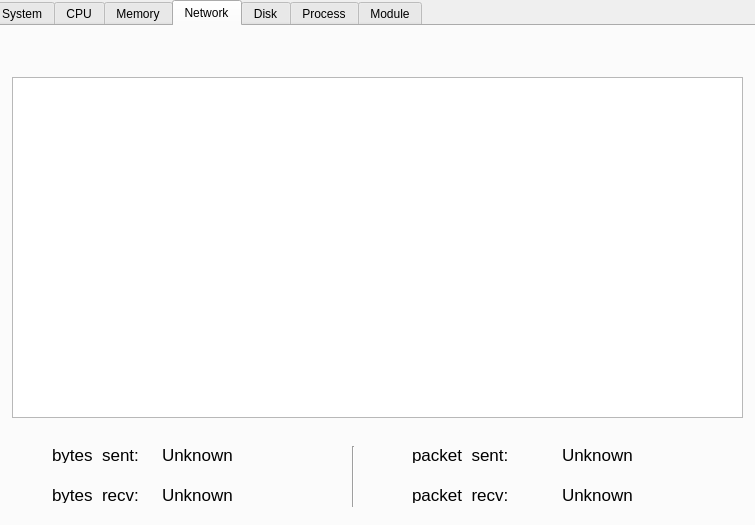
<?xml version="1.0" encoding="UTF-8"?>
<ui version="4.0">
 <class>MainWindow</class>
 <widget class="QMainWindow" name="MainWindow">
  <property name="geometry">
   <rect>
    <x>0</x>
    <y>0</y>
    <width>755</width>
    <height>525</height>
   </rect>
  </property>
  <property name="windowTitle">
   <string>MainWindow</string>
  </property>
  <widget class="QWidget" name="centralwidget">
   <widget class="QTabWidget" name="tabWidget">
    <property name="geometry">
     <rect>
      <x>-10</x>
      <y>0</y>
      <width>1221</width>
      <height>531</height>
     </rect>
    </property>
    <property name="currentIndex">
     <number>3</number>
    </property>
    <widget class="QWidget" name="tab_sys">
     <attribute name="title">
      <string>System</string>
     </attribute>
     <widget class="QLabel" name="label_CPU">
      <property name="geometry">
       <rect>
        <x>20</x>
        <y>20</y>
        <width>259</width>
        <height>41</height>
       </rect>
      </property>
      <property name="font">
       <font>
        <family>Ubuntu Condensed</family>
        <pointsize>20</pointsize>
        <weight>75</weight>
        <bold>true</bold>
       </font>
      </property>
      <property name="text">
       <string>CPU Information</string>
      </property>
      <property name="textFormat">
       <enum>Qt::AutoText</enum>
      </property>
     </widget>
     <widget class="QWidget" name="layoutWidget">
      <property name="geometry">
       <rect>
        <x>20</x>
        <y>60</y>
        <width>131</width>
        <height>111</height>
       </rect>
      </property>
      <layout class="QVBoxLayout" name="verticalLayout">
       <item>
        <widget class="QLabel" name="label_1">
         <property name="font">
          <font>
           <family>Monaco</family>
           <pointsize>12</pointsize>
           <weight>50</weight>
           <bold>false</bold>
           <stylestrategy>PreferAntialias</stylestrategy>
          </font>
         </property>
         <property name="text">
          <string>CPU Name:</string>
         </property>
        </widget>
       </item>
       <item>
        <widget class="QLabel" name="label_2">
         <property name="font">
          <font>
           <family>Monaco</family>
           <pointsize>12</pointsize>
           <weight>50</weight>
           <bold>false</bold>
           <stylestrategy>PreferAntialias</stylestrategy>
          </font>
         </property>
         <property name="text">
          <string>CPU Type: </string>
         </property>
        </widget>
       </item>
       <item>
        <widget class="QLabel" name="label">
         <property name="font">
          <font>
           <family>Monaco</family>
           <pointsize>12</pointsize>
           <weight>50</weight>
           <bold>false</bold>
           <stylestrategy>PreferAntialias</stylestrategy>
          </font>
         </property>
         <property name="text">
          <string>CPU Freqency:</string>
         </property>
        </widget>
       </item>
      </layout>
     </widget>
     <widget class="QWidget" name="layoutWidget_2">
      <property name="geometry">
       <rect>
        <x>180</x>
        <y>60</y>
        <width>401</width>
        <height>111</height>
       </rect>
      </property>
      <layout class="QVBoxLayout" name="verticalLayout_2">
       <item>
        <widget class="QLabel" name="label_CPU_name">
         <property name="font">
          <font>
           <family>Monaco</family>
           <pointsize>12</pointsize>
           <weight>50</weight>
           <bold>false</bold>
           <stylestrategy>PreferAntialias</stylestrategy>
          </font>
         </property>
         <property name="text">
          <string>Unknown</string>
         </property>
        </widget>
       </item>
       <item>
        <widget class="QLabel" name="label_CPU_type">
         <property name="font">
          <font>
           <family>Monaco</family>
           <pointsize>12</pointsize>
           <weight>50</weight>
           <bold>false</bold>
           <stylestrategy>PreferAntialias</stylestrategy>
          </font>
         </property>
         <property name="text">
          <string>Unknown</string>
         </property>
        </widget>
       </item>
       <item>
        <widget class="QLabel" name="label_CPU_freq">
         <property name="font">
          <font>
           <family>Monaco</family>
           <pointsize>12</pointsize>
           <weight>50</weight>
           <bold>false</bold>
           <stylestrategy>PreferAntialias</stylestrategy>
          </font>
         </property>
         <property name="text">
          <string>Unknown</string>
         </property>
        </widget>
       </item>
      </layout>
     </widget>
     <widget class="QLabel" name="label_OS">
      <property name="geometry">
       <rect>
        <x>20</x>
        <y>190</y>
        <width>391</width>
        <height>31</height>
       </rect>
      </property>
      <property name="font">
       <font>
        <family>Ubuntu Condensed</family>
        <pointsize>20</pointsize>
        <weight>75</weight>
        <bold>true</bold>
       </font>
      </property>
      <property name="text">
       <string>OS Information</string>
      </property>
      <property name="textFormat">
       <enum>Qt::AutoText</enum>
      </property>
     </widget>
     <widget class="QWidget" name="layoutWidget_3">
      <property name="geometry">
       <rect>
        <x>180</x>
        <y>230</y>
        <width>401</width>
        <height>111</height>
       </rect>
      </property>
      <layout class="QVBoxLayout" name="verticalLayout_4">
       <item>
        <widget class="QLabel" name="label_OS_type">
         <property name="font">
          <font>
           <family>Monaco</family>
           <pointsize>12</pointsize>
           <weight>50</weight>
           <bold>false</bold>
           <stylestrategy>PreferAntialias</stylestrategy>
          </font>
         </property>
         <property name="text">
          <string>Unknown</string>
         </property>
        </widget>
       </item>
       <item>
        <widget class="QLabel" name="label_OS_version">
         <property name="font">
          <font>
           <family>Monaco</family>
           <pointsize>12</pointsize>
           <weight>50</weight>
           <bold>false</bold>
           <stylestrategy>PreferAntialias</stylestrategy>
          </font>
         </property>
         <property name="text">
          <string>Unknown</string>
         </property>
        </widget>
       </item>
       <item>
        <widget class="QLabel" name="label_GCC_version">
         <property name="font">
          <font>
           <family>Monaco</family>
           <pointsize>12</pointsize>
           <weight>50</weight>
           <bold>false</bold>
           <stylestrategy>PreferAntialias</stylestrategy>
          </font>
         </property>
         <property name="styleSheet">
          <string notr="true">color: rgb(0, 0, 0);</string>
         </property>
         <property name="frameShadow">
          <enum>QFrame::Plain</enum>
         </property>
         <property name="text">
          <string>Unknown</string>
         </property>
        </widget>
       </item>
      </layout>
     </widget>
     <widget class="QWidget" name="layoutWidget_4">
      <property name="geometry">
       <rect>
        <x>20</x>
        <y>230</y>
        <width>131</width>
        <height>111</height>
       </rect>
      </property>
      <layout class="QVBoxLayout" name="verticalLayout_3">
       <item>
        <widget class="QLabel" name="label_3">
         <property name="font">
          <font>
           <family>Monaco</family>
           <pointsize>12</pointsize>
           <weight>50</weight>
           <bold>false</bold>
           <stylestrategy>PreferAntialias</stylestrategy>
          </font>
         </property>
         <property name="text">
          <string>OS Type:</string>
         </property>
        </widget>
       </item>
       <item>
        <widget class="QLabel" name="label_4">
         <property name="font">
          <font>
           <family>Monaco</family>
           <pointsize>12</pointsize>
           <weight>50</weight>
           <bold>false</bold>
           <stylestrategy>PreferAntialias</stylestrategy>
          </font>
         </property>
         <property name="text">
          <string>OS Version:</string>
         </property>
        </widget>
       </item>
       <item>
        <widget class="QLabel" name="label_5">
         <property name="font">
          <font>
           <family>Monaco</family>
           <pointsize>12</pointsize>
           <weight>50</weight>
           <bold>false</bold>
           <stylestrategy>PreferAntialias</stylestrategy>
          </font>
         </property>
         <property name="text">
          <string>GCC Version:</string>
         </property>
        </widget>
       </item>
      </layout>
     </widget>
     <widget class="QPushButton" name="pushButton_shutdown">
      <property name="geometry">
       <rect>
        <x>230</x>
        <y>390</y>
        <width>101</width>
        <height>51</height>
       </rect>
      </property>
      <property name="text">
       <string>ShutDown</string>
      </property>
     </widget>
     <widget class="QPushButton" name="pushButton_reboot">
      <property name="geometry">
       <rect>
        <x>430</x>
        <y>390</y>
        <width>101</width>
        <height>51</height>
       </rect>
      </property>
      <property name="text">
       <string>ReBoot</string>
      </property>
     </widget>
    </widget>
    <widget class="QWidget" name="tab_cpu">
     <attribute name="title">
      <string>CPU</string>
     </attribute>
     <widget class="QProgressBar" name="progressBar">
      <property name="geometry">
       <rect>
        <x>90</x>
        <y>400</y>
        <width>118</width>
        <height>23</height>
       </rect>
      </property>
      <property name="value">
       <number>24</number>
      </property>
     </widget>
     <widget class="QProgressBar" name="progressBar_2">
      <property name="geometry">
       <rect>
        <x>90</x>
        <y>460</y>
        <width>118</width>
        <height>23</height>
       </rect>
      </property>
      <property name="value">
       <number>24</number>
      </property>
     </widget>
     <widget class="QProgressBar" name="progressBar_3">
      <property name="geometry">
       <rect>
        <x>350</x>
        <y>400</y>
        <width>118</width>
        <height>23</height>
       </rect>
      </property>
      <property name="value">
       <number>24</number>
      </property>
     </widget>
     <widget class="QProgressBar" name="progressBar_4">
      <property name="geometry">
       <rect>
        <x>350</x>
        <y>460</y>
        <width>118</width>
        <height>23</height>
       </rect>
      </property>
      <property name="value">
       <number>24</number>
      </property>
     </widget>
     <widget class="QLabel" name="label_10">
      <property name="geometry">
       <rect>
        <x>20</x>
        <y>400</y>
        <width>67</width>
        <height>20</height>
       </rect>
      </property>
      <property name="text">
       <string>CPU_1</string>
      </property>
     </widget>
     <widget class="QLabel" name="label_11">
      <property name="geometry">
       <rect>
        <x>20</x>
        <y>460</y>
        <width>67</width>
        <height>17</height>
       </rect>
      </property>
      <property name="text">
       <string>CPU_2</string>
      </property>
     </widget>
     <widget class="QLabel" name="label_12">
      <property name="geometry">
       <rect>
        <x>270</x>
        <y>400</y>
        <width>67</width>
        <height>17</height>
       </rect>
      </property>
      <property name="text">
       <string>CPU_3</string>
      </property>
     </widget>
     <widget class="QLabel" name="label_13">
      <property name="geometry">
       <rect>
        <x>270</x>
        <y>460</y>
        <width>67</width>
        <height>17</height>
       </rect>
      </property>
      <property name="text">
       <string>CPU_4</string>
      </property>
     </widget>
     <widget class="QLabel" name="label_14">
      <property name="geometry">
       <rect>
        <x>250</x>
        <y>0</y>
        <width>271</width>
        <height>41</height>
       </rect>
      </property>
      <property name="font">
       <font>
        <family>Ubuntu Condensed</family>
        <pointsize>22</pointsize>
        <weight>75</weight>
        <bold>true</bold>
       </font>
      </property>
      <property name="text">
       <string>CPU GRAPH</string>
      </property>
     </widget>
     <widget class="CpuPlot" name="graphicsView">
      <property name="geometry">
       <rect>
        <x>10</x>
        <y>50</y>
        <width>741</width>
        <height>331</height>
       </rect>
      </property>
     </widget>
     <widget class="QLabel" name="label_17">
      <property name="geometry">
       <rect>
        <x>530</x>
        <y>400</y>
        <width>81</width>
        <height>17</height>
       </rect>
      </property>
      <property name="text">
       <string>ctx_switch:</string>
      </property>
     </widget>
     <widget class="QLabel" name="label_18">
      <property name="geometry">
       <rect>
        <x>530</x>
        <y>420</y>
        <width>81</width>
        <height>17</height>
       </rect>
      </property>
      <property name="text">
       <string>interrupts:</string>
      </property>
     </widget>
     <widget class="QLabel" name="label_interrupts">
      <property name="geometry">
       <rect>
        <x>610</x>
        <y>420</y>
        <width>91</width>
        <height>17</height>
       </rect>
      </property>
      <property name="text">
       <string>CPU_3</string>
      </property>
     </widget>
     <widget class="QLabel" name="label_sys_call">
      <property name="geometry">
       <rect>
        <x>590</x>
        <y>460</y>
        <width>91</width>
        <height>17</height>
       </rect>
      </property>
      <property name="text">
       <string>CPU_3</string>
      </property>
     </widget>
     <widget class="QLabel" name="label_28">
      <property name="geometry">
       <rect>
        <x>530</x>
        <y>440</y>
        <width>121</width>
        <height>17</height>
       </rect>
      </property>
      <property name="text">
       <string>soft_interrupts:</string>
      </property>
     </widget>
     <widget class="QLabel" name="label_ctx_switch">
      <property name="geometry">
       <rect>
        <x>610</x>
        <y>400</y>
        <width>91</width>
        <height>17</height>
       </rect>
      </property>
      <property name="text">
       <string>CPU_3</string>
      </property>
     </widget>
     <widget class="QLabel" name="label_30">
      <property name="geometry">
       <rect>
        <x>530</x>
        <y>460</y>
        <width>67</width>
        <height>17</height>
       </rect>
      </property>
      <property name="text">
       <string>sys_call:</string>
      </property>
     </widget>
     <widget class="Line" name="line">
      <property name="geometry">
       <rect>
        <x>490</x>
        <y>400</y>
        <width>20</width>
        <height>81</height>
       </rect>
      </property>
      <property name="orientation">
       <enum>Qt::Vertical</enum>
      </property>
     </widget>
     <widget class="QLabel" name="label_soft_interrupts">
      <property name="geometry">
       <rect>
        <x>640</x>
        <y>440</y>
        <width>91</width>
        <height>17</height>
       </rect>
      </property>
      <property name="text">
       <string>CPU_3</string>
      </property>
     </widget>
    </widget>
    <widget class="QWidget" name="tab_mem">
     <attribute name="title">
      <string>Memory</string>
     </attribute>
     <widget class="QLabel" name="label_15">
      <property name="geometry">
       <rect>
        <x>210</x>
        <y>10</y>
        <width>271</width>
        <height>41</height>
       </rect>
      </property>
      <property name="font">
       <font>
        <family>Ubuntu Condensed</family>
        <pointsize>22</pointsize>
        <weight>75</weight>
        <bold>true</bold>
       </font>
      </property>
      <property name="text">
       <string>MEMORY GRAPH</string>
      </property>
     </widget>
     <widget class="MemPlot" name="graphicsView_2">
      <property name="geometry">
       <rect>
        <x>10</x>
        <y>50</y>
        <width>751</width>
        <height>351</height>
       </rect>
      </property>
     </widget>
     <widget class="QLabel" name="label_Mem">
      <property name="geometry">
       <rect>
        <x>40</x>
        <y>420</y>
        <width>81</width>
        <height>31</height>
       </rect>
      </property>
      <property name="font">
       <font>
        <pointsize>13</pointsize>
       </font>
      </property>
      <property name="text">
       <string>Memory:</string>
      </property>
     </widget>
     <widget class="QLabel" name="label_MemValue">
      <property name="geometry">
       <rect>
        <x>130</x>
        <y>420</y>
        <width>461</width>
        <height>31</height>
       </rect>
      </property>
      <property name="font">
       <font>
        <pointsize>13</pointsize>
       </font>
      </property>
      <property name="text">
       <string>Unknown</string>
      </property>
     </widget>
     <widget class="QLabel" name="label_Swap">
      <property name="geometry">
       <rect>
        <x>40</x>
        <y>460</y>
        <width>81</width>
        <height>31</height>
       </rect>
      </property>
      <property name="font">
       <font>
        <pointsize>13</pointsize>
       </font>
      </property>
      <property name="text">
       <string>Swap:</string>
      </property>
     </widget>
     <widget class="QLabel" name="label_SwapValue">
      <property name="geometry">
       <rect>
        <x>120</x>
        <y>460</y>
        <width>481</width>
        <height>31</height>
       </rect>
      </property>
      <property name="font">
       <font>
        <pointsize>13</pointsize>
       </font>
      </property>
      <property name="text">
       <string>Unknown</string>
      </property>
     </widget>
    </widget>
    <widget class="QWidget" name="tab_net">
     <attribute name="title">
      <string>Network</string>
     </attribute>
     <widget class="QGraphicsView" name="graphicsView_3">
      <property name="geometry">
       <rect>
        <x>20</x>
        <y>51</y>
        <width>731</width>
        <height>341</height>
       </rect>
      </property>
     </widget>
     <widget class="QLabel" name="label_27">
      <property name="geometry">
       <rect>
        <x>60</x>
        <y>420</y>
        <width>101</width>
        <height>17</height>
       </rect>
      </property>
      <property name="font">
       <font>
        <pointsize>13</pointsize>
       </font>
      </property>
      <property name="text">
       <string>bytes_sent:</string>
      </property>
     </widget>
     <widget class="QLabel" name="label_29">
      <property name="geometry">
       <rect>
        <x>420</x>
        <y>460</y>
        <width>111</width>
        <height>17</height>
       </rect>
      </property>
      <property name="font">
       <font>
        <pointsize>13</pointsize>
       </font>
      </property>
      <property name="text">
       <string>packet_recv:</string>
      </property>
     </widget>
     <widget class="QLabel" name="label_31">
      <property name="geometry">
       <rect>
        <x>60</x>
        <y>460</y>
        <width>91</width>
        <height>17</height>
       </rect>
      </property>
      <property name="font">
       <font>
        <pointsize>13</pointsize>
       </font>
      </property>
      <property name="text">
       <string>bytes_recv:</string>
      </property>
     </widget>
     <widget class="QLabel" name="label_32">
      <property name="geometry">
       <rect>
        <x>420</x>
        <y>420</y>
        <width>121</width>
        <height>17</height>
       </rect>
      </property>
      <property name="font">
       <font>
        <pointsize>13</pointsize>
       </font>
      </property>
      <property name="text">
       <string>packet_sent:</string>
      </property>
     </widget>
     <widget class="Line" name="line_2">
      <property name="geometry">
       <rect>
        <x>360</x>
        <y>420</y>
        <width>3</width>
        <height>61</height>
       </rect>
      </property>
      <property name="orientation">
       <enum>Qt::Vertical</enum>
      </property>
     </widget>
     <widget class="QLabel" name="label_bytes_sent">
      <property name="geometry">
       <rect>
        <x>170</x>
        <y>420</y>
        <width>141</width>
        <height>17</height>
       </rect>
      </property>
      <property name="font">
       <font>
        <pointsize>13</pointsize>
       </font>
      </property>
      <property name="text">
       <string>Unknown</string>
      </property>
     </widget>
     <widget class="QLabel" name="label_bytes_recv">
      <property name="geometry">
       <rect>
        <x>170</x>
        <y>460</y>
        <width>121</width>
        <height>17</height>
       </rect>
      </property>
      <property name="font">
       <font>
        <pointsize>13</pointsize>
       </font>
      </property>
      <property name="text">
       <string>Unknown</string>
      </property>
     </widget>
     <widget class="QLabel" name="label_packets_sent">
      <property name="geometry">
       <rect>
        <x>570</x>
        <y>420</y>
        <width>161</width>
        <height>17</height>
       </rect>
      </property>
      <property name="font">
       <font>
        <pointsize>13</pointsize>
       </font>
      </property>
      <property name="text">
       <string>Unknown</string>
      </property>
     </widget>
     <widget class="QLabel" name="label_packets_recv">
      <property name="geometry">
       <rect>
        <x>570</x>
        <y>460</y>
        <width>141</width>
        <height>17</height>
       </rect>
      </property>
      <property name="font">
       <font>
        <pointsize>13</pointsize>
       </font>
      </property>
      <property name="text">
       <string>Unknown</string>
      </property>
     </widget>
    </widget>
    <widget class="QWidget" name="tab_disk">
     <attribute name="title">
      <string>Disk</string>
     </attribute>
     <widget class="QLabel" name="label_CPU_2">
      <property name="geometry">
       <rect>
        <x>20</x>
        <y>20</y>
        <width>259</width>
        <height>41</height>
       </rect>
      </property>
      <property name="font">
       <font>
        <family>Ubuntu Condensed</family>
        <pointsize>20</pointsize>
        <weight>75</weight>
        <bold>true</bold>
       </font>
      </property>
      <property name="text">
       <string>Disk Information</string>
      </property>
      <property name="textFormat">
       <enum>Qt::AutoText</enum>
      </property>
     </widget>
     <widget class="QWidget" name="layoutWidget_5">
      <property name="geometry">
       <rect>
        <x>20</x>
        <y>70</y>
        <width>151</width>
        <height>131</height>
       </rect>
      </property>
      <layout class="QVBoxLayout" name="verticalLayout_5">
       <item>
        <widget class="QLabel" name="label_20">
         <property name="font">
          <font>
           <family>Monaco</family>
           <pointsize>12</pointsize>
           <weight>50</weight>
           <bold>false</bold>
           <stylestrategy>PreferAntialias</stylestrategy>
          </font>
         </property>
         <property name="text">
          <string>File System type:</string>
         </property>
        </widget>
       </item>
       <item>
        <widget class="QLabel" name="label_21">
         <property name="font">
          <font>
           <family>Monaco</family>
           <pointsize>12</pointsize>
           <weight>50</weight>
           <bold>false</bold>
           <stylestrategy>PreferAntialias</stylestrategy>
          </font>
         </property>
         <property name="text">
          <string>Mounted:</string>
         </property>
        </widget>
       </item>
       <item>
        <widget class="QLabel" name="label_26">
         <property name="font">
          <font>
           <pointsize>12</pointsize>
          </font>
         </property>
         <property name="text">
          <string>Used:</string>
         </property>
        </widget>
       </item>
       <item>
        <widget class="QLabel" name="label_22">
         <property name="font">
          <font>
           <family>Monaco</family>
           <pointsize>12</pointsize>
           <weight>50</weight>
           <bold>false</bold>
           <stylestrategy>PreferAntialias</stylestrategy>
          </font>
         </property>
         <property name="text">
          <string>Free: </string>
         </property>
        </widget>
       </item>
      </layout>
     </widget>
     <widget class="QWidget" name="layoutWidget_6">
      <property name="geometry">
       <rect>
        <x>220</x>
        <y>70</y>
        <width>401</width>
        <height>131</height>
       </rect>
      </property>
      <layout class="QVBoxLayout" name="verticalLayout_6">
       <item>
        <widget class="QLabel" name="label_dtype">
         <property name="font">
          <font>
           <family>Monaco</family>
           <pointsize>12</pointsize>
           <weight>50</weight>
           <bold>false</bold>
           <stylestrategy>PreferAntialias</stylestrategy>
          </font>
         </property>
         <property name="text">
          <string>ext4</string>
         </property>
        </widget>
       </item>
       <item>
        <widget class="QLabel" name="label_CPU_type_2">
         <property name="font">
          <font>
           <family>Monaco</family>
           <pointsize>12</pointsize>
           <weight>50</weight>
           <bold>false</bold>
           <stylestrategy>PreferAntialias</stylestrategy>
          </font>
         </property>
         <property name="text">
          <string>/</string>
         </property>
        </widget>
       </item>
       <item>
        <widget class="QLabel" name="label_diskusage">
         <property name="font">
          <font>
           <pointsize>12</pointsize>
          </font>
         </property>
         <property name="text">
          <string>Unknown</string>
         </property>
        </widget>
       </item>
       <item>
        <widget class="QLabel" name="label_free">
         <property name="font">
          <font>
           <family>Monaco</family>
           <pointsize>12</pointsize>
           <weight>50</weight>
           <bold>false</bold>
           <stylestrategy>PreferAntialias</stylestrategy>
          </font>
         </property>
         <property name="text">
          <string>Unknown</string>
         </property>
        </widget>
       </item>
      </layout>
     </widget>
     <widget class="QWidget" name="layoutWidget_7">
      <property name="geometry">
       <rect>
        <x>20</x>
        <y>230</y>
        <width>151</width>
        <height>131</height>
       </rect>
      </property>
      <layout class="QVBoxLayout" name="verticalLayout_7">
       <item>
        <widget class="QLabel" name="label_23">
         <property name="font">
          <font>
           <family>Monaco</family>
           <pointsize>12</pointsize>
           <weight>50</weight>
           <bold>false</bold>
           <stylestrategy>PreferAntialias</stylestrategy>
          </font>
         </property>
         <property name="text">
          <string>Total Read:</string>
         </property>
        </widget>
       </item>
       <item>
        <widget class="QLabel" name="label_25">
         <property name="font">
          <font>
           <family>Monaco</family>
           <pointsize>12</pointsize>
           <weight>50</weight>
           <bold>false</bold>
           <stylestrategy>PreferAntialias</stylestrategy>
          </font>
         </property>
         <property name="text">
          <string>Total Write: </string>
         </property>
        </widget>
       </item>
       <item>
        <widget class="QLabel" name="label_19">
         <property name="font">
          <font>
           <pointsize>12</pointsize>
          </font>
         </property>
         <property name="text">
          <string>Read Bytes:</string>
         </property>
        </widget>
       </item>
       <item>
        <widget class="QLabel" name="label_24">
         <property name="font">
          <font>
           <pointsize>12</pointsize>
          </font>
         </property>
         <property name="text">
          <string>Write Bytes:</string>
         </property>
        </widget>
       </item>
      </layout>
     </widget>
     <widget class="QWidget" name="layoutWidget_8">
      <property name="geometry">
       <rect>
        <x>220</x>
        <y>230</y>
        <width>401</width>
        <height>131</height>
       </rect>
      </property>
      <layout class="QVBoxLayout" name="verticalLayout_8">
       <item>
        <widget class="QLabel" name="label_total_reads">
         <property name="font">
          <font>
           <family>Monaco</family>
           <pointsize>12</pointsize>
           <weight>50</weight>
           <bold>false</bold>
           <stylestrategy>PreferAntialias</stylestrategy>
          </font>
         </property>
         <property name="text">
          <string>Unknown</string>
         </property>
        </widget>
       </item>
       <item>
        <widget class="QLabel" name="label_total_writes">
         <property name="font">
          <font>
           <family>Monaco</family>
           <pointsize>12</pointsize>
           <weight>50</weight>
           <bold>false</bold>
           <stylestrategy>PreferAntialias</stylestrategy>
          </font>
         </property>
         <property name="text">
          <string>Unknown</string>
         </property>
        </widget>
       </item>
       <item>
        <widget class="QLabel" name="label_read">
         <property name="font">
          <font>
           <pointsize>12</pointsize>
          </font>
         </property>
         <property name="text">
          <string>Unknown</string>
         </property>
        </widget>
       </item>
       <item>
        <widget class="QLabel" name="label_write">
         <property name="font">
          <font>
           <pointsize>12</pointsize>
          </font>
         </property>
         <property name="text">
          <string>UnKnown</string>
         </property>
        </widget>
       </item>
      </layout>
     </widget>
    </widget>
    <widget class="QWidget" name="tab_process">
     <attribute name="title">
      <string>Process</string>
     </attribute>
     <widget class="QTableWidget" name="tableWidget_process">
      <property name="geometry">
       <rect>
        <x>10</x>
        <y>40</y>
        <width>751</width>
        <height>341</height>
       </rect>
      </property>
      <attribute name="horizontalHeaderCascadingSectionResizes">
       <bool>true</bool>
      </attribute>
      <column>
       <property name="text">
        <string>PID</string>
       </property>
      </column>
      <column>
       <property name="text">
        <string>Name</string>
       </property>
      </column>
      <column>
       <property name="text">
        <string>PPID</string>
       </property>
      </column>
      <column>
       <property name="text">
        <string>Status</string>
       </property>
      </column>
      <column>
       <property name="text">
        <string>Priority</string>
       </property>
      </column>
      <column>
       <property name="text">
        <string>VIRT</string>
       </property>
      </column>
      <column>
       <property name="text">
        <string>SHR</string>
       </property>
      </column>
      <column>
       <property name="text">
        <string>RES</string>
       </property>
      </column>
      <column>
       <property name="text">
        <string>Username</string>
       </property>
      </column>
      <column>
       <property name="text">
        <string>% Mem</string>
       </property>
      </column>
     </widget>
     <widget class="QPushButton" name="pushButton_kill">
      <property name="geometry">
       <rect>
        <x>580</x>
        <y>400</y>
        <width>171</width>
        <height>61</height>
       </rect>
      </property>
      <property name="text">
       <string>Kill</string>
      </property>
     </widget>
     <widget class="QLabel" name="label_6">
      <property name="geometry">
       <rect>
        <x>20</x>
        <y>400</y>
        <width>131</width>
        <height>17</height>
       </rect>
      </property>
      <property name="font">
       <font>
        <pointsize>16</pointsize>
       </font>
      </property>
      <property name="text">
       <string>Total Process :</string>
      </property>
     </widget>
     <widget class="QLabel" name="label_7">
      <property name="geometry">
       <rect>
        <x>20</x>
        <y>440</y>
        <width>67</width>
        <height>17</height>
       </rect>
      </property>
      <property name="text">
       <string>Runable: </string>
      </property>
     </widget>
     <widget class="QLabel" name="label_8">
      <property name="geometry">
       <rect>
        <x>200</x>
        <y>440</y>
        <width>67</width>
        <height>17</height>
       </rect>
      </property>
      <property name="text">
       <string>Sleep: </string>
      </property>
     </widget>
     <widget class="QLabel" name="label_9">
      <property name="geometry">
       <rect>
        <x>360</x>
        <y>440</y>
        <width>67</width>
        <height>17</height>
       </rect>
      </property>
      <property name="text">
       <string>Defunct: </string>
      </property>
     </widget>
     <widget class="QLabel" name="label_runable">
      <property name="geometry">
       <rect>
        <x>110</x>
        <y>440</y>
        <width>67</width>
        <height>17</height>
       </rect>
      </property>
      <property name="text">
       <string>TextLabel</string>
      </property>
     </widget>
     <widget class="QLabel" name="label_sleep">
      <property name="geometry">
       <rect>
        <x>260</x>
        <y>440</y>
        <width>67</width>
        <height>17</height>
       </rect>
      </property>
      <property name="text">
       <string>TextLabel</string>
      </property>
     </widget>
     <widget class="QLabel" name="label_defunct">
      <property name="geometry">
       <rect>
        <x>430</x>
        <y>440</y>
        <width>67</width>
        <height>17</height>
       </rect>
      </property>
      <property name="text">
       <string>TextLabel</string>
      </property>
     </widget>
     <widget class="QLabel" name="label_total_process">
      <property name="geometry">
       <rect>
        <x>180</x>
        <y>400</y>
        <width>101</width>
        <height>16</height>
       </rect>
      </property>
      <property name="font">
       <font>
        <pointsize>16</pointsize>
       </font>
      </property>
      <property name="text">
       <string>Unknown</string>
      </property>
     </widget>
     <widget class="QLabel" name="label_16">
      <property name="geometry">
       <rect>
        <x>300</x>
        <y>400</y>
        <width>131</width>
        <height>17</height>
       </rect>
      </property>
      <property name="font">
       <font>
        <pointsize>16</pointsize>
       </font>
      </property>
      <property name="text">
       <string>Total Thread :</string>
      </property>
     </widget>
     <widget class="QLabel" name="label_total_thread">
      <property name="geometry">
       <rect>
        <x>450</x>
        <y>400</y>
        <width>111</width>
        <height>16</height>
       </rect>
      </property>
      <property name="font">
       <font>
        <pointsize>16</pointsize>
       </font>
      </property>
      <property name="text">
       <string>Unknown</string>
      </property>
     </widget>
    </widget>
    <widget class="QWidget" name="tab_module">
     <attribute name="title">
      <string>Module</string>
     </attribute>
     <widget class="QTableWidget" name="tableWidget_module">
      <property name="geometry">
       <rect>
        <x>40</x>
        <y>40</y>
        <width>641</width>
        <height>361</height>
       </rect>
      </property>
      <property name="frameShadow">
       <enum>QFrame::Plain</enum>
      </property>
      <column>
       <property name="text">
        <string>New Column</string>
       </property>
      </column>
      <column>
       <property name="text">
        <string>New Column</string>
       </property>
      </column>
      <column>
       <property name="text">
        <string>New Column</string>
       </property>
      </column>
     </widget>
    </widget>
   </widget>
  </widget>
 </widget>
 <customwidgets>
  <customwidget>
   <class>MemPlot</class>
   <extends>QGraphicsView</extends>
   <header>CurveMem</header>
  </customwidget>
  <customwidget>
   <class>CpuPlot</class>
   <extends>QGraphicsView</extends>
   <header location="global">CurveCPU</header>
  </customwidget>
 </customwidgets>
 <resources/>
 <connections/>
</ui>
